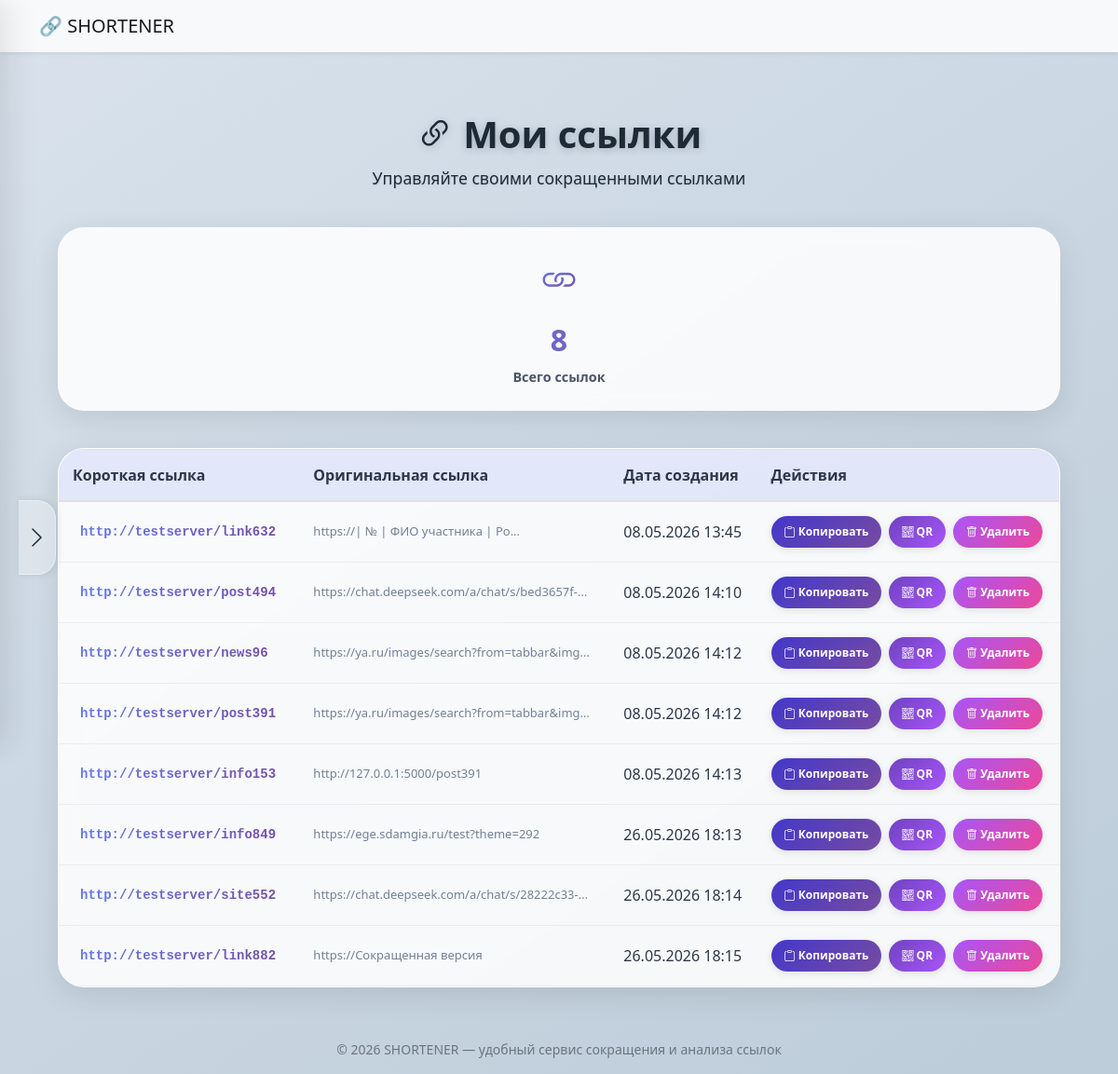
The app's page /my_links (signed in) with its own data.
### app/models/link.py (models this page shows, shortened)
class Link(db.Model):
    __tablename__ = "links"
    id = db.Column(db.Integer, primary_key=True)
    user_id = db.Column(
        db.Integer,
        db.ForeignKey("users.id"),
        nullable=False
    )
    original_url = db.Column(db.Text, nullable=False)
    short_code = db.Column(db.String(50), unique=True, nullable=False, index=True)
    title = db.Column(db.String(200))
    description = db.Column(db.Text)
    created_at = db.Column(db.DateTime, default=datetime.utcnow)
    clicks_count = db.Column(db.Integer, default=0)
    user = db.relationship('User', backref='links')

### app/routes/links.py (the view)
@bp.route('/my_links')
@login_required
def show_links():
    user_links = Link.query.filter_by(user_id=current_user.id).all()
    return render_template('my_links.html', links=user_links)

### templates/my_links.html (shortened to what this page needs)
{% extends "base.html" %}
{% block content %}
<html lang="ru">
<head>
    <link href="https://cdn.jsdelivr.net/npm/bootstrap@5.3.0/dist/css/bootstrap.min.css" rel="stylesheet">
    <link rel="stylesheet" href="https://cdn.jsdelivr.net/npm/bootstrap-icons@1.11.1/font/bootstrap-icons.css">
    <link rel="stylesheet" href="{{ url_for('static', filename='css/my_links.css') }}">
    <link rel="stylesheet" href="{{ url_for('static', filename='css/main.css') }}">
</head>
<body>
<div class="panel-trigger" id="panelTrigger">
    <i class="bi bi-chevron-right"></i>
</div>
<div class="links-container">
    <div class="page-header">
        <h1><i class="bi bi-link-45deg"></i> Мои ссылки</h1>
        <p>Управляйте своими сокращенными ссылками</p>
    </div>
    <div class="stats-cards">
        <div class="stat-card">
            <i class="bi bi-link"></i>
            <div class="number">{{ links|length }}</div>
            <div class="label">Всего ссылок</div>
        </div>
    </div>
    {% if links %}
    <div class="links-table-container">
        <div class="table-responsive">
            <table class="table table-hover">
                <thead>
                    <tr>
                        <th>Короткая ссылка</th>
                        <th>Оригинальная ссылка</th>
                        <th>Дата создания</th>
                        <th>Действия</th>
                    </tr>
                </thead>
                <tbody>
                    {% for link in links %}
                    <tr>
                        <td>
                            <a href="{{ request.host_url }}{{ link.short_code }}" class="short-link" target="_blank">
                            </a>
                        </td>
                        <td>
                            <div class="original-url" title="{{ link.original_url }}">
                                {{ link.original_url[:50] }}{% if link.original_url|length > 50 %}...{% endif %}
                            </div>
                        </td>
                        <td>{{ link.created_at.strftime('%d.%m.%Y %H:%M') if link.created_at else '—' }}</td>
                        <td>
                            <div class="btn-group">
                                <button class="copy-btn" onclick="copyToClipboard('{{ request.host_url }}{{ link.short_code }}')">
                                    <i class="bi bi-clipboard"></i> Копировать
                                </button>
                               <button class="qr-btn" onclick="generateAndDownloadQR('{{ link.original_url|replace("'", "\\'") }}', '{{ link.short_code }}')">
                                    <i class="bi bi-qr-code"></i> QR
                                </button>
                                <button class="delete-btn" onclick="deleteLink('{{ link.id }}')">
                                    <i class="bi bi-trash"></i> Удалить
                                </button>
                            </div>
                         </td>
                    </tr>
                    {% endfor %}
                </tbody>
            </table>
        </div>
    </div>
    {% endif %}
</div>
</body>
{% endblock %}

### static/css/style.css (style rules this page uses)
body { background: #f0f2f5; }
html, body { height: 100%; margin: 0; padding: 0; }
body { display: flex; flex-direction: column; min-height: 100vh; }

### static/css/my_links.css (style rules this page uses)
* { margin: 0; padding: 0; box-sizing: border-box; }
body { background: linear-gradient(135deg, #667eea 0%, #764ba2 40%, #ff6b6b 100%); min-height: 100vh; font-family: 'Segoe UI', -apple-system, BlinkMacSystemFont, 'Inter', system-ui, sans-serif; margin: 0; padding: 0; }
.links-container { max-width: 1200px; margin: 0 auto; padding: 40px 20px; }
.page-header { text-align: center; margin-bottom: 40px; }
.page-header h1 { font-size: 2.5rem; font-weight: 700; margin-bottom: 10px; color: #1e2a36; text-shadow: 0 2px 10px rgba(0, 0, 0, 0.2); }
.page-header p { font-size: 1.1rem; color: #1e2a36; text-shadow: 0 1px 2px rgba(0, 0, 0, 0.1); }
.stats-cards { display: grid; grid-template-columns: repeat(auto-fit, minmax(200px, 1fr)); gap: 20px; margin-bottom: 40px; }
.stat-card { background: rgba(255, 255, 255, 0.85); backdrop-filter: blur(10px); border-radius: 28px; padding: 24px 20px; text-align: center; box-shadow: 0 8px 32px rgba(0, 0, 0, 0.1); transition: transform 0.3s ease, box-shadow 0.3s ease; border: 1px solid rgba(255, 255, 255, 0.5); }
.stat-card i { font-size: 2.5rem; margin-bottom: 12px; display: inline-block; }
.stat-card:nth-child(1) i { background: linear-gradient(135deg, #667eea, #764ba2); -webkit-background-clip: text; background-clip: text; color: transparent; }
.stat-card .number { font-size: 2rem; font-weight: 800; background: linear-gradient(135deg, #667eea, #764ba2); -webkit-background-clip: text; background-clip: text; color: transparent; }
.stat-card .label { color: #4a5568; font-size: 0.9rem; font-weight: 600; margin-top: 5px; }
.links-table-container { background: rgba(255, 255, 255, 0.85); backdrop-filter: blur(10px); border-radius: 28px; overflow: hidden; box-shadow: 0 8px 32px rgba(0, 0, 0, 0.1); border: 1px solid rgba(255, 255, 255, 0.5); }
.table { margin-bottom: 0; background: transparent; }
.table th { background: rgba(102, 126, 234, 0.15); border-bottom: 1px solid rgba(102, 126, 234, 0.2); padding: 15px; font-weight: 700; color: #2d3748; }
.table td { padding: 15px; vertical-align: middle; border-bottom: 1px solid rgba(0, 0, 0, 0.05); color: #2d3748; background: transparent; }
.short-link { font-family: 'Fira Code', 'Courier New', monospace; font-size: 14px; font-weight: 700; background: linear-gradient(135deg, #667eea, #764ba2); -webkit-background-clip: text; background-clip: text; color: transparent; text-decoration: none; padding: 4px 8px; border-radius: 12px; transition: all 0.2s ease; display: inline-block; }
.original-url { max-width: 300px; overflow: hidden; text-overflow: ellipsis; white-space: nowrap; font-size: 13px; color: #718096; }
.copy-btn, .stats-btn, .delete-btn, .qr-btn { border: none; padding: 8px 14px; border-radius: 40px; cursor: pointer; font-size: 12px; font-weight: 600; transition: all 0.3s ease; font-family: inherit; color: white; box-shadow: 0 2px 8px rgba(0, 0, 0, 0.1); }
.copy-btn { background: linear-gradient(135deg, #4338ca, #764ba2); }
.delete-btn { background: linear-gradient(135deg, #a855f7, #ec4899); }
.qr-btn { background: linear-gradient(135deg, #6f42c1, #a855f7); }
.btn-group { display: flex; gap: 8px; flex-wrap: wrap; }
.links-table-container { overflow-x: auto; }

### static/css/main.css (style rules this page uses)
body { background: linear-gradient(145deg, #d9e2ec 0%, #bcccd9 100%); min-height: 100vh; margin: 0; padding: 0; font-family: 'Segoe UI', -apple-system, BlinkMacSystemFont, 'Inter', system-ui, sans-serif; }
.panel-trigger { position: fixed; left: 20px; top: 50%; transform: translateY(-50%); width: 40px; height: 80px; background: rgba(255, 255, 255, 0.3); backdrop-filter: blur(10px); border-radius: 0 20px 20px 0; cursor: pointer; z-index: 1001; display: flex; align-items: center; justify-content: center; transition: all 0.3s ease; box-shadow: 2px 0 8px rgba(0, 0, 0, 0.1); border: 1px solid rgba(255, 255, 255, 0.4); border-left: none; }
.panel-trigger i { color: #1e2a36; font-size: 24px; }

### records on screen
Link: original_url "https://| № | ФИО участника | Ро", created_at "08.05.2026 13:45"
Link: original_url "https://chat.deepseek.com/a/chat/s/bed3657f-…", created_at "08.05.2026 14:10"
Link: original_url "https://ya.ru/images/search?from=tabbar&img…", created_at "08.05.2026 14:12"
Link: original_url "https://ya.ru/images/search?from=tabbar&img…", created_at "08.05.2026 14:12"
Link: original_url "http://127.0.0.1:5000/post391", created_at "08.05.2026 14:13"
Link: original_url "https://ege.sdamgia.ru/test?theme=292", created_at "26.05.2026 18:13"
Link: original_url "https://chat.deepseek.com/a/chat/s/28222c33-…", created_at "26.05.2026 18:14"
Link: original_url "https://Сокращенная версия", created_at "26.05.2026 18:15"
